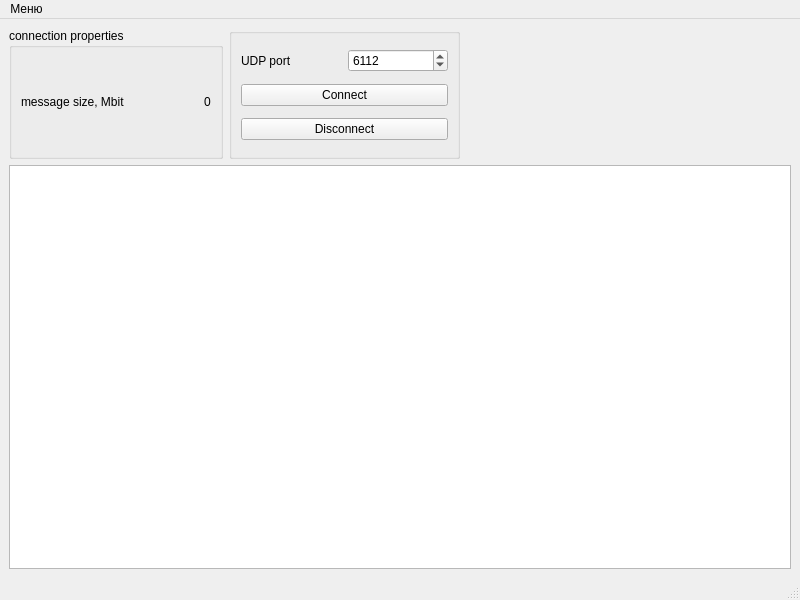
<?xml version="1.0" encoding="UTF-8"?>
<ui version="4.0">
 <class>MainWindow</class>
 <widget class="QMainWindow" name="MainWindow">
  <property name="geometry">
   <rect>
    <x>0</x>
    <y>0</y>
    <width>800</width>
    <height>600</height>
   </rect>
  </property>
  <property name="minimumSize">
   <size>
    <width>261</width>
    <height>192</height>
   </size>
  </property>
  <property name="maximumSize">
   <size>
    <width>800</width>
    <height>600</height>
   </size>
  </property>
  <property name="windowTitle">
   <string>Receiver</string>
  </property>
  <widget class="QWidget" name="centralwidget">
   <layout class="QGridLayout" name="gridLayout">
    <item row="1" column="2">
     <widget class="QGroupBox" name="groupBox">
      <property name="minimumSize">
       <size>
        <width>231</width>
        <height>131</height>
       </size>
      </property>
      <property name="maximumSize">
       <size>
        <width>231</width>
        <height>131</height>
       </size>
      </property>
      <property name="title">
       <string/>
      </property>
      <layout class="QGridLayout" name="gridLayout_2">
       <item row="0" column="1">
        <widget class="QSpinBox" name="spinBox">
         <property name="maximum">
          <number>10000</number>
         </property>
         <property name="value">
          <number>6112</number>
         </property>
        </widget>
       </item>
       <item row="0" column="0">
        <widget class="QLabel" name="label">
         <property name="text">
          <string>UDP port</string>
         </property>
        </widget>
       </item>
       <item row="2" column="0" colspan="2">
        <widget class="QPushButton" name="pushButton">
         <property name="text">
          <string>Connect</string>
         </property>
        </widget>
       </item>
       <item row="3" column="0" colspan="2">
        <widget class="QPushButton" name="pushButton_2">
         <property name="text">
          <string>Disconnect</string>
         </property>
        </widget>
       </item>
      </layout>
     </widget>
    </item>
    <item row="2" column="0" colspan="6">
     <widget class="QListWidget" name="listWidget"/>
    </item>
    <item row="1" column="0" colspan="2">
     <widget class="QGroupBox" name="groupBox_2">
      <property name="title">
       <string>connection properties</string>
      </property>
      <layout class="QGridLayout" name="gridLayout_3">
       <item row="0" column="0">
        <widget class="QLabel" name="label_2">
         <property name="text">
          <string>message size, Mbit</string>
         </property>
        </widget>
       </item>
       <item row="0" column="2">
        <widget class="QLabel" name="label_3">
         <property name="text">
          <string>0</string>
         </property>
        </widget>
       </item>
       <item row="0" column="1">
        <spacer name="horizontalSpacer">
         <property name="orientation">
          <enum>Qt::Horizontal</enum>
         </property>
         <property name="sizeHint" stdset="0">
          <size>
           <width>40</width>
           <height>20</height>
          </size>
         </property>
        </spacer>
       </item>
      </layout>
     </widget>
    </item>
   </layout>
  </widget>
  <widget class="QMenuBar" name="menubar">
   <property name="geometry">
    <rect>
     <x>0</x>
     <y>0</y>
     <width>800</width>
     <height>22</height>
    </rect>
   </property>
   <widget class="QMenu" name="menu">
    <property name="title">
     <string>Меню</string>
    </property>
    <addaction name="action"/>
   </widget>
   <addaction name="menu"/>
  </widget>
  <widget class="QStatusBar" name="statusbar"/>
  <action name="action">
   <property name="text">
    <string>Выход</string>
   </property>
  </action>
 </widget>
 <resources/>
 <connections/>
</ui>
